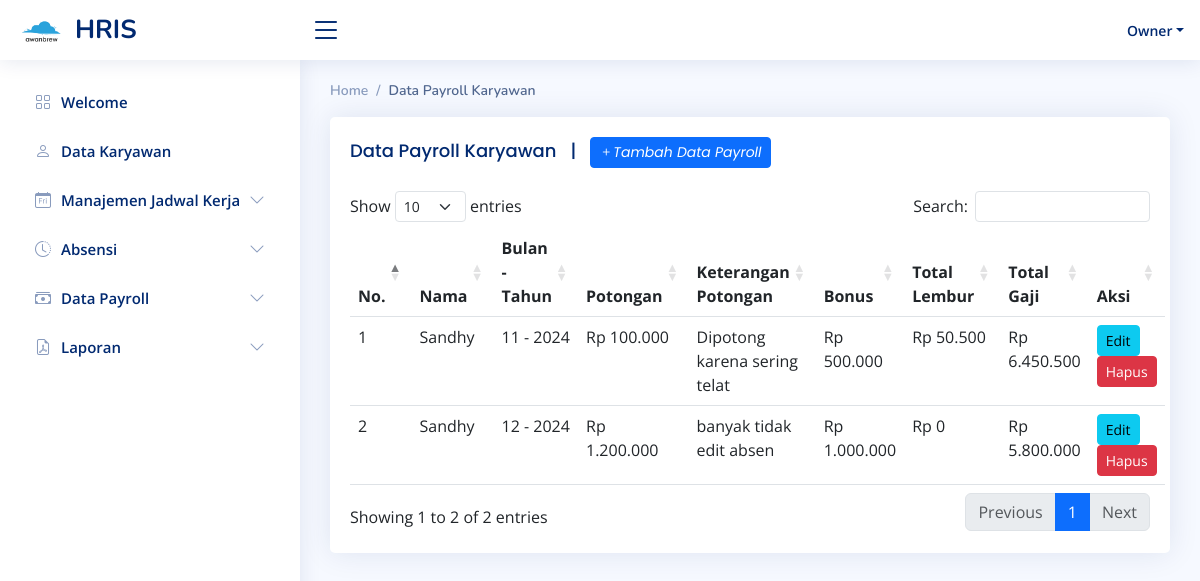
Screenshot of /?page=data_payroll (signed in) with the database file from the repository.
### tables this page shows
CREATE TABLE `tb_payroll` (
  `id` int(11) NOT NULL,
  `id_karyawan` varchar(255) NOT NULL,
  `bulan_payroll` varchar(255) NOT NULL,
  `tahun_payroll` varchar(255) NOT NULL,
  `potongan` varchar(255) NOT NULL,
  `keterangan_potongan` varchar(255) NOT NULL,
  `bonus` varchar(255) NOT NULL,
  `total_lembur` varchar(255) NOT NULL,
  `total` varchar(255) NOT NULL
);

CREATE TABLE `tb_user` (
  `id` int(11) NOT NULL,
  `name` varchar(255) NOT NULL,
  `password` varchar(255) NOT NULL,
  `role` varchar(255) DEFAULT NULL,
  `salary` varchar(255) DEFAULT NULL,
  `upah_lembur` varchar(255) DEFAULT NULL
);

### pages/data_payroll/data_payroll.php (the view, shortened to what this page needs)
<?php
include 'koneksi.php';
?>
<div class="pagetitle">
    <nav>
        <ol class="breadcrumb">
            <li class="breadcrumb-item">Home</li>
            <li class="breadcrumb-item active">Data Payroll Karyawan</li>
        </ol>
    </nav>
</div>
<section class="section">
    <div class="row">
        <div class="col-lg-12">
            <div class="card">
                <div class="card-body">
                    <h5 class="card-title">
                        Data Payroll Karyawan
                        <?php
                            if ($_SESSION['role'] == 'owner') {
                        ?>
                        &nbsp; | &nbsp;
                        <a href="index.php?page=tambah_data_payroll" class="btn btn-primary btn-sm"><i class="bi bi-plus">Tambah Data Payroll</i></a>
                        <?php
                            }
                        ?>
                    </h5>
                    <table class="table" id="datatable">
                        <thead>
                            <tr>
                                <th>No.</th>
                                <th>Nama</th>
                                <th>Bulan - Tahun</th>
                                <th>Potongan</th>
                                <th>Keterangan Potongan</th>
                                <th>Bonus</th>
                                <th>Total Lembur</th>
                                <th>Total Gaji</th>
                                <?php
                                    if ($_SESSION['role'] == 'owner') {
                                ?>
                                <th>Aksi</th>
                                <?php
                                    }
                                ?>
                            </tr>
                        </thead>
                        <tbody>
                            <?php
                            $no = 1;
                            $id_user =  $_SESSION['id'];
                            if ($_SESSION['role'] == 'owner') {
                                $sql = $conn->query(" SELECT tp.*, tu.name FROM tb_payroll tp LEFT JOIN tb_user tu ON tp.id_karyawan = tu.id  ");
                            }
                            else {
                                $sql = $conn->query(" SELECT tp.*, tu.name FROM tb_payroll tp LEFT JOIN tb_user tu ON tp.id_karyawan = tu.id WHERE tp.id_karyawan = '$id_user'  ");
                            }
                            while ($data = $sql->fetch_assoc()) {
                            ?>
                                <tr>
                                    <td><?php echo $no++; ?></td>
                                    <td><?php echo $data["name"] ?></td>
                                    <td><?php echo $data["bulan_payroll"] ." - " . $data["tahun_payroll"] ;  ?></td>
                                    <td><?php echo "Rp " . number_format($data["potongan"], 0, ',', '.'); ?></td>
                                    <td><?php echo $data["keterangan_potongan"]; ?></td>
                                    <td><?php echo "Rp " . number_format($data["bonus"], 0, ',', '.'); ?></td>
                                    <td><?php echo "Rp " . number_format($data["total_lembur"], 0, ',', '.'); ?></td>
                                    <td><?php echo "Rp " . number_format($data["total"], 0, ',', '.'); ?></td>
                                    <?php
                                        if ($_SESSION['role'] == 'owner') {
                                    ?>
                                     <td>
                                        <form action="index.php?page=ubah_data_payroll" method="POST" style="display:inline;">
                                            <button type="submit" class="btn btn-info btn-sm"><i class="fa fa-edit"></i> Edit</button>
                                        </form>
                                        <a onclick="return confirm('Ingin Menghapus data ?')" href="index.php?page=hapus_data_payroll&id_payroll=<?php echo $data['id'] ?>" class="btn btn-danger btn-sm"><i class="fa fa-trash"></i> Hapus</a>
                                    </td>
                                    <?php
                                        }
                                    ?>
                                </tr>
                            <?php } ?>
                        </tbody>
                    </table>
                </div>
            </div>
        </div>
    </div>
</section>

### assets/css/style.css (style rules this page uses)
:root { scroll-behavior: smooth; }
body { font-family: "Open Sans", sans-serif; background: #f6f9ff; color: #444444; }
a { color: #4154f1; text-decoration: none; }
h1, h2, h3, h4, h5, h6 { font-family: "Nunito", sans-serif; }
.pagetitle { margin-bottom: 10px; }
.card { margin-bottom: 30px; border: none; border-radius: 5px; box-shadow: 0px 0 30px rgba(1, 41, 112, 0.1); }
.card-title { padding: 20px 0 15px 0; font-size: 18px; font-weight: 500; color: #012970; font-family: "Poppins", sans-serif; }
.card-body { padding: 0 20px 20px 20px; }
.breadcrumb { font-size: 14px; font-family: "Nunito", sans-serif; color: #899bbd; font-weight: 600; }
.breadcrumb .breadcrumb-item::before { color: #899bbd; }
.breadcrumb .active { color: #51678f; font-weight: 600; }

### rows the page displays
tb_payroll: tb_user.name "Sandhy", bulan_payroll "11", tahun_payroll "2024", potongan "100.000", keterangan_potongan "Dipotong karena sering telat", bonus "500.000", total_lembur "50.500", total "6.450.500"
tb_payroll: tb_user.name "Sandhy", bulan_payroll "12", tahun_payroll "2024", potongan "1.200.000", keterangan_potongan "banyak tidak edit absen", bonus "1.000.000", total_lembur "0", total "5.800.000"

### other values shown
$username "Owner"
